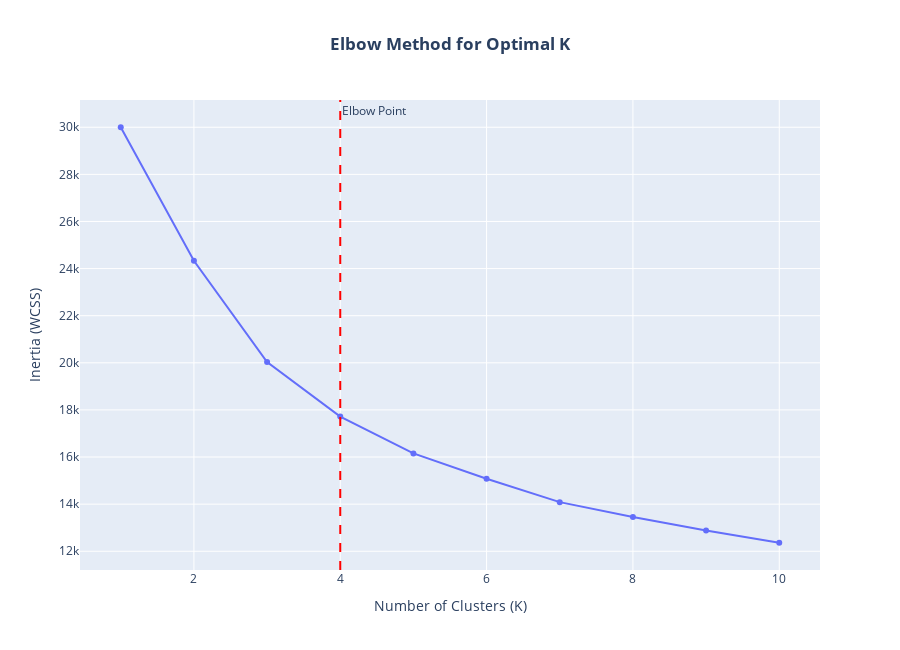

Notebook code cell kept with this figure:
### Markdown cell above
**Step 2: Baseline Model (K-Means Clustering)**

**Why this method?** --> K-Means is our baseline because it's fast, efficient, and the most common, easily understood clustering algorithm.

First, we must find the optimal number of clusters ("K") using the **Elbow Method**.

- **Finding the Optimal 'K' (Elbow Method)** 

We'll plot the "inertia" (a measure of cluster tightness) for different values of K. We look for the "elbow" point where the benefit of adding more clusters decreases.

### Code cell
# Calculate inertia (Within-Cluster Sum of Squares) for K=1 to 10
inertia = []
K_range = range(1,11)

for k in K_range:
    kmeans = KMeans(n_clusters=k, init='k-means++', n_init=10, random_state=42)
    kmeans.fit(df_scaled)
    inertia.append(kmeans.inertia_)

# Plot the Elbow Method
fig = go.Figure(data=go.Scatter(x=list(K_range), y=inertia, mode='lines+markers'))
fig.add_vline(x=4, line_dash='dash', line_color='red', annotation_text='Elbow Point')

fig.update_layout(
    height=650,
    title='<b>Elbow Method for Optimal K</b>',
    xaxis_title='Number of Clusters (K)',
    yaxis_title='Inertia (WCSS)',
    title_x=0.5
)
fig.show()

### Figure 1 — Plotly figure (JSON) as saved in the notebook; plotly's stock layout.template omitted (floating-point values rounded to 4 significant figures)
{"data": [{"mode": "lines+markers", "type": "scatter", "x": [1, 2, 3, 4, 5, 6, 7, 8, 9, 10], "y": [30000.0, 24330.0, 20030.0, 17720.0, 16150.0, 15080.0, 14090.0, 13450.0, 12880.0, 12360.0]}], "layout": {"annotations": [{"showarrow": false, "text": "Elbow Point", "x": 4, "xanchor": "left", "xref": "x", "y": 1, "yanchor": "top", "yref": "y domain"}], "height": 650, "shapes": [{"line": {"color": "red", "dash": "dash"}, "type": "line", "x0": 4, "x1": 4, "xref": "x", "y0": 0, "y1": 1, "yref": "y domain"}], "title": {"text": "<b>Elbow Method for Optimal K</b>", "x": 0.5}, "xaxis": {"title": {"text": "Number of Clusters (K)"}}, "yaxis": {"title": {"text": "Inertia (WCSS)"}}}}
